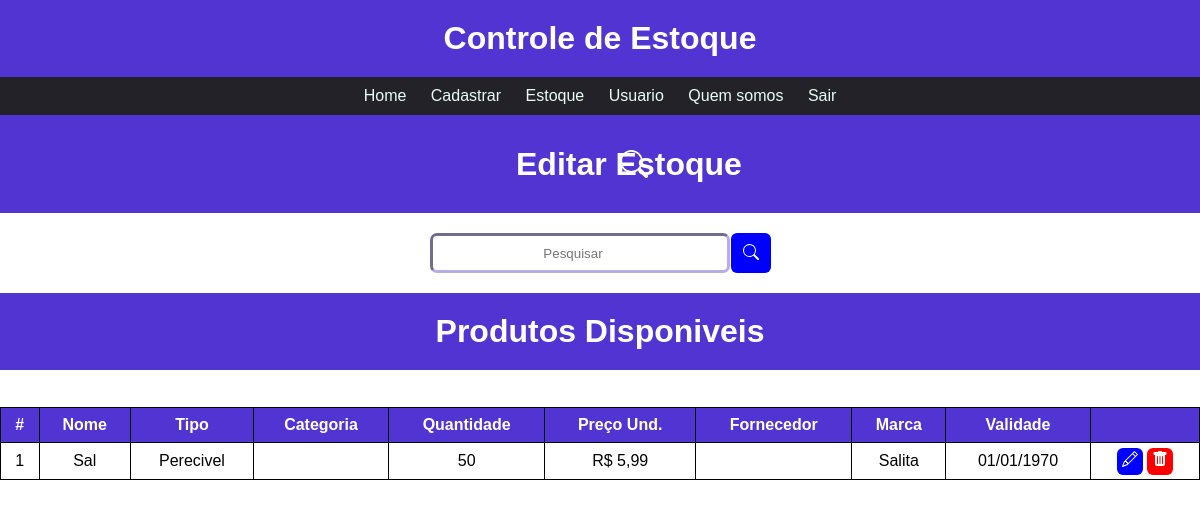
The app's page /users/Login/users/produto/consulta/editar.php (signed in) with its own data.
### tables this page shows
create table produto(
	id int primary key auto_increment not null,
    nome varchar(50),
    tipo varchar(20),
    categoria varchar(20),
    quantidade int default 0,
    preco float,
    fornecedor varchar(45),
    marca varchar(50),
    data_validade date,
    status_cadastro datetime,
    id_usuario int,
    foreign key (id_usuario) references Usuario(id)
);

### users/Login/users/produto/consulta/editar.php (the view, shortened to what this page needs)
<?php
 require_once('../../../config/conexao.php');
     $id_usuario = $_SESSION['id_usuario'];
 if(!empty($_GET['search']) or $_GET)
 {
     $data = $_GET['search'];
     $sql = "SELECT * FROM produto WHERE  (id LIKE '%$data%' or nome LIKE '%$data%' or tipo LIKE '%$data%'or categoria LIKE '%$data%' or fornecedor LIKE '%$data%'  or marca LIKE '%$data%' or data_validade LIKE '%$data%') and  id_usuario ='$id_usuario'";
 }
 else{
     $sql = "SELECT * FROM produto WHERE id_usuario ='$id_usuario'";
 }
 $result = $conn->query($sql);
?>
<!DOCTYPE html>
<html lang="pt-br">
    <head>
        <link rel="stylesheet" href="../../../css/style.css">
    </head>
    <body>
        <div class="topo">
            <ul>
                <h1>Controle de Estoque</h1>
            </ul>
        </div>
        <nav class="menu">
            <ul class="opcoes">
                <li><a href="../../../index.php">Home</a></li>
                <li>
                    <a href="#">Cadastrar</a>
                </li>
                <li ><a href="#" >Estoque</a>
                </li>
                <li><a href="#">Usuario</a>
                </li>
                <li><a href="#">Quem somos</a></li>
                <li><a href="../../Login/login.php">Sair</a></li>
            </ul>
        </nav>
        <div class="title">
            <h1 class="home">Editar Estoque</h1>
        </div>
        <div class="divisao3">
            <div class="pesquisa">
                <input type="search" class='form-control' placeholder="Pesquisar" id="pesquisar" >
                <button onclick="searchData()" class="pes">
                </button>
            </div>
        </div>
    <div class="divisao1" >
        <?php
            if($result->num_rows <= 0)
            {
                $te= "Estoque Vazio";
            }
            else
            {
                $te = "Produtos Disponiveis";
            }
            ?>
            <h1><?php echo $te ?></h1>
    </div>
    <div class="oi">
        <h1> <br></h1>
    </div>
    <table class="tabela">
        <tr>
        <th scope="col">#</th>
            <th scope="col">Nome</th>
            <th scope="col">Tipo</th>
            <th scope="col">Categoria</th>
            <th scope="col">Quantidade</th>
            <th scope="col">Preço Und.</th>
            <th scope="col">Fornecedor</th>
            <th scope="col">Marca</th>
            <th scope="col">Validade</th>
            <th></th>
        </tr >
        <tbody >
            <?php
                while($user_data = mysqli_fetch_assoc($result)){
                    $data = date('d/m/Y',strtotime($user_data['data_validade']));
                    echo "<tr>";
                    echo "<td>" . $user_data['id'] . "</td>";
                    echo "<td>" . $user_data['nome'] . "</td>";
                    echo "<td>" . $user_data ['tipo'] . "</td>" ;
                    echo "<td>" . $user_data ['categoria'] . "</td>" ;
                    echo "<td>" . $user_data['quantidade'] . "</td>";
                    echo "<td>R$ " . number_format($user_data['preco'],2,",",".") . "</td>";
                    echo "<td>" . $user_data ['fornecedor'] . "</td>" ;
                    echo "<td> " . $user_data['marca'] ."</td>";
                    echo "<td>" . $data . "</td>" ;
                    echo "<td>
                                <a class='btn btn-sm btn-primary' href='../editar/atualizar.php?id=$user_data[id]' title='Editar'>
                                    <svg xmlns='http://www.w3.org/2000/svg' width='16' height='16' fill='currentColor' class='bi bi-pencil' viewBox='0 0 16 16' id='a'>
                                    <path d='M12.146.146a.5.5 0 0 1 .708 0l3 3a.5.5 0 0 1 0 .708l-10 10a.5.5 0 0 1-.168.11l-5 2a.5.5 0 0 1-.65-.65l2-5a.5.5 0 0 1 .11-.168l10-10zM11.207 2.5 13.5 4.793 14.793 3.5 12.5 1.207 11.207 2.5zm1.586 3L10.5 3.207 4 9.707V10h.5a.5.5 0 0 1 .5.5v.5h.5a.5.5 0 0 1 .5.5v.5h.293l6.5-6.5zm-9.761 5.175-.106.106-1.528 3.821 3.821-1.528.106-.106A.5.5 0 0 1 5 12.5V12h-.5a.5.5 0 0 1-.5-.5V11h-.5a.5.5 0 0 1-.468-.325z'/>
                                </a>
                                <a class='btn btn-sm btn-danger' href='../editar/deletar.php?id=$user_data[id]'>
                                    <svg xmlns='http://www.w3.org/2000/svg' width='16' height='16' fill='currentColor' class='bi bi-trash-fill' viewBox='0 0 16 16' id='d'>
                                        <path d='M2.5 1a1 1 0 0 0-1 1v1a1 1 0 0 0 1 1H3v9a2 2 0 0 0 2 2h6a2 2 0 0 0 2-2V4h.5a1 1 0 0 0 1-1V2a1 1 0 0 0-1-1H10a1 1 0 0 0-1-1H7a1 1 0 0 0-1 1H2.5zm3 4a.5.5 0 0 1 .5.5v7a.5.5 0 0 1-1 0v-7a.5.5 0 0 1 .5-.5zM8 5a.5.5 0 0 1 .5.5v7a.5.5 0 0 1-1 0v-7A.5.5 0 0 1 8 5zm3 .5v7a.5.5 0 0 1-1 0v-7a.5.5 0 0 1 1 0z'/>
                                    </svg>
                                </a>
                              </td>";
                    };
                ?>
        </tbody>
    </table>
</body>
</html>

### css/style.css (style rules this page uses)
:root { --cor-fundo: rgb(36, 34, 41); --cor-primaria: rgb(232, 253, 241); --cor-hover: rgb(185, 172, 226); --cor-principal: #5134d2; }
* { font-family: "Ubuntu", sans-serif; margin: 0; padding: 0; box-sizing: border-box; }
body { font-family: sans-serif; margin: 0; padding: 0; }
.topo { background-color: var(--cor-principal); padding-top: 20px; padding-bottom: 20px; color: aliceblue; }
.topo h1 { text-align: center; }
.opcoes { list-style-type: none; padding: 0; }
.menu ul { background-color: var(--cor-fundo); }
.menu ul li { display: inline; position: relative; }
.menu ul li a { color: var(--cor-primaria); text-decoration: none; display: inline-block; padding: 10px; text-align: center; }
.divisao1 { background-color: var(--cor-principal); padding-top: 20px; padding-bottom: 20px; text-align: center; color: white; }
.menu { text-align: center; }
.divisao3 { padding-top: 20px; padding-bottom: 20px; }
.pesquisa { display: flex; justify-content: center; gap: 1px; }
input[type="search"] { width: 25%; height: 40px; background-color: white; border-radius: 7px; border: inset; border-color: var(--cor-hover); text-align: center; }
.pes { color: white; border-radius: 6px; background-color: blue; height: 40px; border: none; width: 40px; }
.tabela { font-family: Arial, Helvetica, sans-serif; border: 1px solid black; border-radius: 15px 15px 0 0; width: 100%; border-collapse: collapse; text-size-adjust: 5px; }
th { background-color: var(--cor-principal); color: white; border: 1px solid black; padding: 8px; border-collapse:inherit; }
td { border: 1px solid black; padding: 8px; text-align: center; }
.btn-danger { color: white; border-radius: 6px; background-color: red; padding: 5px; }
.btn-primary { color: white; border-radius: 6px; background-color: blue; padding: 5px; }
h1 { color: white; }
.home { display: flex; text-align: center; margin-left: 43%; margin-top: -32px; }
.title { background-color: var(--cor-principal); padding-bottom: 30px; padding-top: 30px; }
.title svg { margin-top: 5px; display: flex; margin-left: 40%; color: white; }

### records on screen
produto: id "1", nome "Sal", tipo "Perecivel", quantidade "50", preco "5,99", marca "Salita", data_validade "01/01/1970"

### other values on screen
$te "Produtos Disponiveis"
